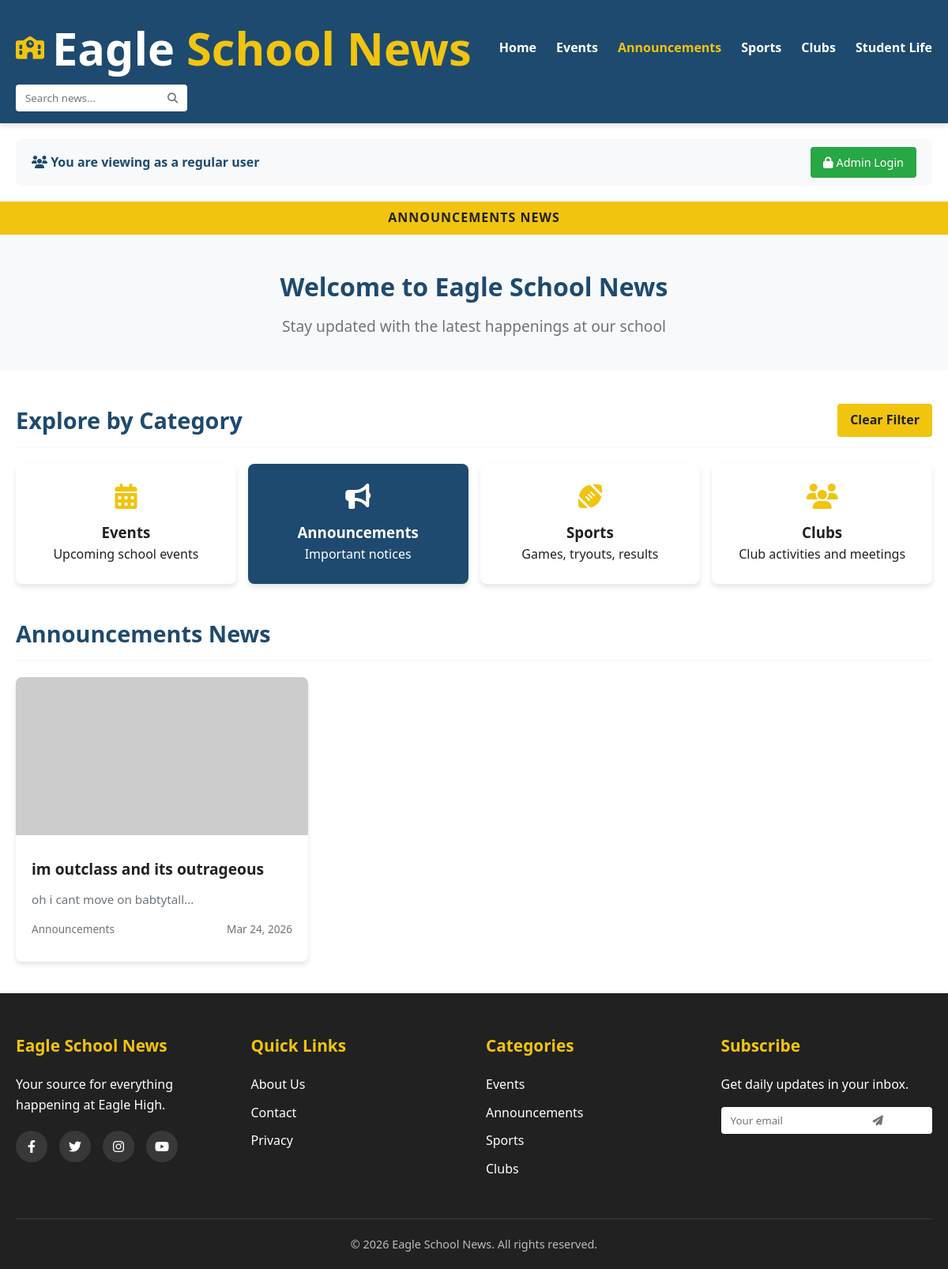
The page /?category=Announcements on the database its author committed.
### tables this page shows
CREATE TABLE `news` (
  `id` int(11) NOT NULL,
  `title` varchar(255) NOT NULL,
  `summary` text DEFAULT NULL,
  `content` text NOT NULL,
  `category` varchar(100) DEFAULT NULL,
  `author` varchar(100) DEFAULT NULL,
  `event_date` date DEFAULT NULL,
  `image_url` varchar(500) DEFAULT NULL,
  `created_at` timestamp NOT NULL DEFAULT current_timestamp(),
  `updated_at` timestamp NOT NULL DEFAULT current_timestamp() ON UPDATE current_timestamp()
);

### config/auth.php (called while the page is built, shortened)
<?php
class Auth {
    public function isLoggedIn() {
        return isset($_SESSION['admin_logged_in']) && $_SESSION['admin_logged_in'] === true;
    }
}
?>

### models/News.php (called while the page is built, shortened)
<?php
class News {
    private $conn;
    private $table_name = "news";
    public function __construct($db) {
        $this->conn = $db;
    }
    public function getByCategory($category) {
        $query = "SELECT * FROM " . $this->table_name . "
                  WHERE category = :category
                  ORDER BY created_at DESC";
        $stmt = $this->conn->prepare($query);
        $category = htmlspecialchars(strip_tags($category));
        $stmt->bindParam(":category", $category);
        $stmt->execute();
        return $stmt;
    }
}
?>

### index.php (the view, shortened to what this page needs)
<?php
require_once 'models/News.php';
require_once 'config/auth.php';
$database = new Database();
$db = $database->getConnection();
$news = new News($db);
$auth = new Auth($db);
$isAdmin = $auth->isLoggedIn();
$allNews = [];
$currentCategory = isset($_GET['category']) ? $_GET['category'] : null;
$searchKeyword = isset($_GET['search']) ? $_GET['search'] : null;
if($searchKeyword && !empty($searchKeyword)) {
    $searchStmt = $news->search($searchKeyword);
    $allNews = $searchStmt->fetchAll(PDO::FETCH_ASSOC);
} elseif($currentCategory && !empty($currentCategory)) {
    $categoryStmt = $news->getByCategory($currentCategory);
    $allNews = $categoryStmt->fetchAll(PDO::FETCH_ASSOC);
} else {
    $stmt = $news->read();
    $allNews = $stmt->fetchAll(PDO::FETCH_ASSOC);
}
?>
<!DOCTYPE html>
<html lang="en">
<head>
    <link rel="stylesheet" href="https://cdnjs.cloudflare.com/ajax/libs/font-awesome/6.4.0/css/all.min.css">
</head>
<body>
    <header>
        <div class="container header-content">
            <a href="index.php" class="logo">
                <i class="fas fa-school"></i>
                <h1>Eagle<span> School News</span></h1>
            </a>
            <nav>
                <ul id="nav-menu">
                    <li><a href="index.php" <?php echo !isset($_GET['category']) && !isset($_GET['search']) ? 'class="active"' : ''; ?>>Home</a></li>
                    <li><a href="?category=Events" <?php echo (isset($_GET['category']) && $_GET['category'] == 'Events') ? 'class="active"' : ''; ?>>Events</a></li>
                    <li><a href="?category=Announcements" <?php echo (isset($_GET['category']) && $_GET['category'] == 'Announcements') ? 'class="active"' : ''; ?>>Announcements</a></li>
                    <li><a href="?category=Sports" <?php echo (isset($_GET['category']) && $_GET['category'] == 'Sports') ? 'class="active"' : ''; ?>>Sports</a></li>
                    <li><a href="?category=Clubs" <?php echo (isset($_GET['category']) && $_GET['category'] == 'Clubs') ? 'class="active"' : ''; ?>>Clubs</a></li>
                    <li><a href="?category=Student Life" <?php echo (isset($_GET['category']) && $_GET['category'] == 'Student Life') ? 'class="active"' : ''; ?>>Student Life</a></li>
                </ul>
            </nav>
            <div class="header-right">
                <form method="GET" action="index.php" class="search-box">
                    <input type="text" name="search" placeholder="Search news..." value="<?php echo isset($_GET['search']) ? htmlspecialchars($_GET['search']) : ''; ?>">
                    <button type="submit"><i class="fas fa-search"></i></button>
                </form>
            </div>
        </div>
    </header>
    <div class="container">
        <div class="admin-controls">
            <?php if($isAdmin): ?>
                <div class="welcome">
                    <i class="fas fa-user-shield"></i> Welcome, Admin!
                    <span class="admin-badge">Administrator</span>
                </div>
                <a href="admin_logout.php" class="logout-btn"><i class="fas fa-sign-out-alt"></i> Logout</a>
            <?php else: ?>
                <div class="welcome">
                    <i class="fas fa-users"></i> You are viewing as a regular user
                </div>
                <a href="admin_login.php" class="login-btn-header"><i class="fas fa-lock"></i> Admin Login</a>
            <?php endif; ?>
        </div>
    </div>
    <div class="page-indicator">
        <?php
        if(isset($_GET['category'])) {
            echo strtoupper($_GET['category']) . " NEWS";
        } elseif(isset($_GET['search'])) {
            echo 'SEARCH RESULTS: "' . htmlspecialchars($_GET['search']) . '"';
        } elseif(isset($_GET['edit']) && $isAdmin) {
            echo 'EDIT NEWS';
        } elseif(isset($_GET['add']) && $isAdmin) {
            echo 'ADD NEWS';
        } else {
            echo 'HOME';
        }
        ?>
    </div>
    <main>
        <section class="hero">
            <div class="container">
                <h2>Welcome to Eagle School News</h2>
                <p>Stay updated with the latest happenings at our school</p>
            </div>
        </section>
        <div class="container">
            <div class="section-title">
                <h2>Explore by Category</h2>
                <?php if(isset($_GET['category']) || isset($_GET['search'])): ?>
                    <a href="index.php" class="add-news-btn">Clear Filter</a>
                <?php endif; ?>
            </div>
            <div class="categories">
                <a href="?category=Events" class="category-card <?php echo (isset($_GET['category']) && $_GET['category'] == 'Events') ? 'active' : ''; ?>">
                    <i class="fas fa-calendar-alt"></i>
                    <h3>Events</h3>
                    <p>Upcoming school events</p>
                </a>
                <a href="?category=Announcements" class="category-card <?php echo (isset($_GET['category']) && $_GET['category'] == 'Announcements') ? 'active' : ''; ?>">
                    <i class="fas fa-bullhorn"></i>
                    <h3>Announcements</h3>
                    <p>Important notices</p>
                </a>
                <a href="?category=Sports" class="category-card <?php echo (isset($_GET['category']) && $_GET['category'] == 'Sports') ? 'active' : ''; ?>">
                    <i class="fas fa-football-ball"></i>
                    <h3>Sports</h3>
                    <p>Games, tryouts, results</p>
                </a>
                <a href="?category=Clubs" class="category-card <?php echo (isset($_GET['category']) && $_GET['category'] == 'Clubs') ? 'active' : ''; ?>">
                    <i class="fas fa-users"></i>
                    <h3>Clubs</h3>
                    <p>Club activities and meetings</p>
                </a>
            </div>
            <div class="section-title">
                <h2>
                    <?php
                    if(isset($_GET['search'])) {
                        echo 'Search Results';
                    } elseif(isset($_GET['category'])) {
                        echo $_GET['category'] . ' News';
                    } else {
                        echo 'Latest News';
                    }
                    ?>
                </h2>
            </div>
            <?php if(empty($allNews)): ?>
                <p style="text-align: center; color: var(--gray-color); margin: 40px 0;">
                    No news found. <?php echo $isAdmin ? 'Click "Add News" to post the first article!' : 'Please check back later for updates.'; ?>
                </p>
            <?php else: ?>
                <div class="news-grid">
                    <?php foreach($allNews as $newsItem): ?>
                    <div class="news-card">
                        <img src="<?php echo !empty($newsItem['image_url']) ? htmlspecialchars($newsItem['image_url']) : 'https://via.placeholder.com/300x200?text=Eagle+News'; ?>"
                             alt="<?php echo htmlspecialchars($newsItem['title']); ?>"
                             onerror="this.src='https://via.placeholder.com/300x200?text=Eagle+News'">
                        <div class="news-card-content">
                            <h3><?php echo htmlspecialchars($newsItem['title']); ?></h3>
                            <p><?php echo htmlspecialchars(substr($newsItem['summary'] ?? $newsItem['content'], 0, 100)) . '...'; ?></p>
                            <div class="news-meta">
                                <span><?php echo htmlspecialchars($newsItem['category'] ?? 'General'); ?></span>
                                <span>
                                    <?php
                                    if(!empty($newsItem['event_date'])) {
                                        echo date('M d, Y', strtotime($newsItem['event_date']));
                                    } else {
                                        echo date('M d, Y', strtotime($newsItem['created_at']));
                                    }
                                    ?>
                                </span>
                            </div>
                        </div>
                    </div>
                    <?php endforeach; ?>
                </div>
            <?php endif; ?>
        </div>
    </main>
    <footer>
        <div class="container">
            <div class="footer-content">
                <div class="footer-column">
                    <h3>Eagle School News</h3>
                    <p>Your source for everything happening at Eagle High.</p>
                    <div class="social-icons">
                        <a href="#"><i class="fab fa-facebook-f"></i></a>
                        <a href="#"><i class="fab fa-twitter"></i></a>
                        <a href="#"><i class="fab fa-instagram"></i></a>
                        <a href="#"><i class="fab fa-youtube"></i></a>
                    </div>
                </div>
                <div class="footer-column">
                    <h3>Quick Links</h3>
                    <ul>
                        <li><a href="#">About Us</a></li>
                        <li><a href="#">Contact</a></li>
                        <li><a href="#">Privacy</a></li>
                    </ul>
                </div>
                <div class="footer-column">
                    <h3>Categories</h3>
                    <ul>
                        <li><a href="?category=Events">Events</a></li>
                        <li><a href="?category=Announcements">Announcements</a></li>
                        <li><a href="?category=Sports">Sports</a></li>
                        <li><a href="?category=Clubs">Clubs</a></li>
                    </ul>
                </div>
                <div class="footer-column">
                    <h3>Subscribe</h3>
                    <p>Get daily updates in your inbox.</p>
                    <form method="GET" action="index.php" class="search-box" style="margin-top:15px;">
                        <input type="email" name="subscribe" placeholder="Your email">
                        <button type="submit"><i class="fas fa-paper-plane"></i></button>
                    </form>
                </div>
            </div>
            <div class="copyright">
                <p>&copy; <?php echo date('Y'); ?> Eagle School News. All rights reserved.</p>
            </div>
        </div>
    </footer>
</body>
</html>

### rows shown on the page
news: title "im outclass and its outrageous", summary "oh i cant move on babtytall", category "Announcements", event_date "Mar 24, 2026"

### other values the page prints
$_GET['category'] "ANNOUNCEMENTS"
$_GET['category'] "Announcements"
